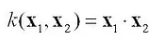
#> input picture Machine Learning/Support Vector Machine/Kernel Functions/images/linear.png, 157 x 43 px
$ jupyter execute Linear.ipynb
#> lines starting #> are read from the running program, lines starting #| are printed output that depends on the picture
1. [Linear Kernel](#linear-kernel)

#### Linear Kernel:
- used to not move the data points from a lower dimension to higher dimension
- used to calculate the relationship between each data points and choose the support vector classifier
- uses the kernel trick
    - calculates the relationship between data points without converting the data points into higher dimensions

[cell 1]
from PIL import Image
from IPython.display import display

img = Image.open('images/linear.png')
#> img is the input picture: PIL image 157x43 RGBA; mean R, G, B, A 241.6, 241.6, 241.6, 255
new_image = img.resize((220, 60))
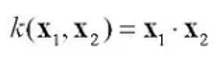
#> new_image: PIL image 220x60 RGBA; mean R, G, B, A 241.5, 241.5, 241.5, 255
display(new_image)


$ run again, with Machine Learning/Support Vector Machine/Kernel Functions/images/eg.png copied over Machine Learning/Support Vector Machine/Kernel Functions/images/linear.png
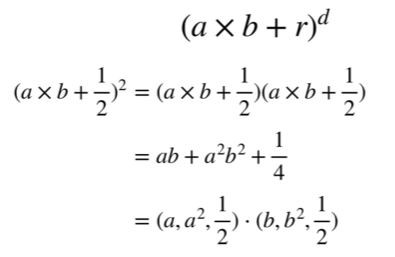
#> input picture Machine Learning/Support Vector Machine/Kernel Functions/images/eg.png, 395 x 257 px
#> img is the input picture: PIL image 395x257 RGBA; mean R, G, B, A 248.1, 248.1, 248.1, 255
#> `new_image = img.resize((220, 60))`:
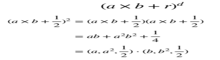
#> new_image: PIL image 220x60 RGBA; mean R, G, B, A 247.8, 247.8, 247.8, 255

$ run again, with Machine Learning/Support Vector Machine/Kernel Functions/images/eg2.png copied over Machine Learning/Support Vector Machine/Kernel Functions/images/linear.png
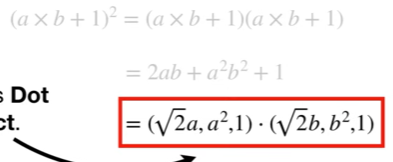
#> input picture Machine Learning/Support Vector Machine/Kernel Functions/images/eg2.png, 393 x 162 px
#> img is the input picture: PIL image 393x162 RGBA; mean R, G, B, A 246.6, 239.6, 239, 255
#> `new_image = img.resize((220, 60))`:
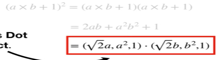
#> new_image: PIL image 220x60 RGBA; mean R, G, B, A 246.4, 239.2, 238.6, 255

$ run again, with Machine Learning/Support Vector Machine/Kernel Functions/images/rbf_add.png copied over Machine Learning/Support Vector Machine/Kernel Functions/images/linear.png
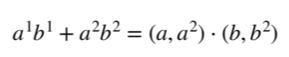
#> input picture Machine Learning/Support Vector Machine/Kernel Functions/images/rbf_add.png, 289 x 57 px
#> img is the input picture: PIL image 289x57 RGBA; mean R, G, B, A 243.9, 243.9, 243.9, 255
#> `new_image = img.resize((220, 60))`:
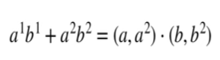
#> new_image: PIL image 220x60 RGBA; mean R, G, B, A 243.8, 243.8, 243.8, 255
